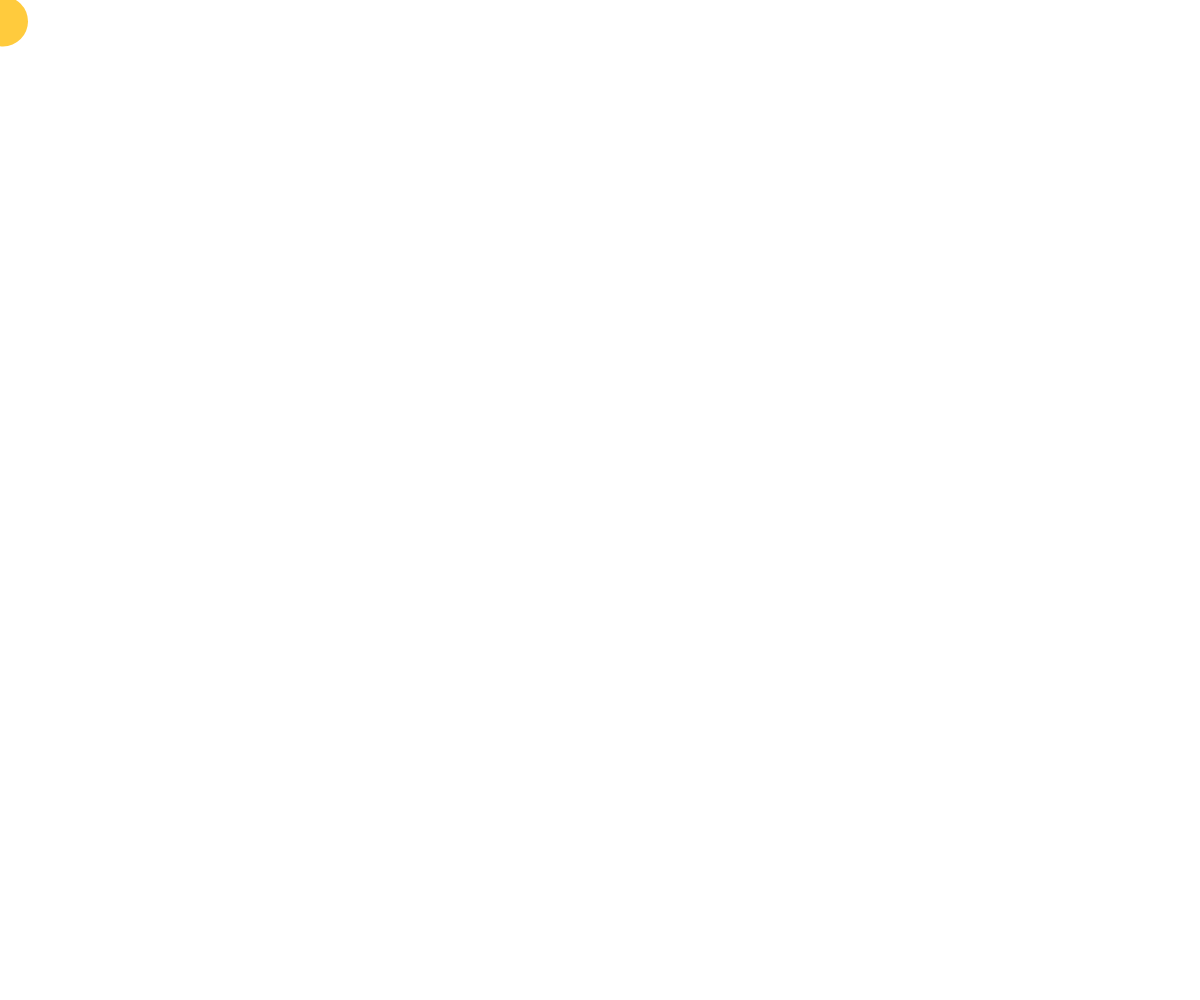
Frame 1 (no input)
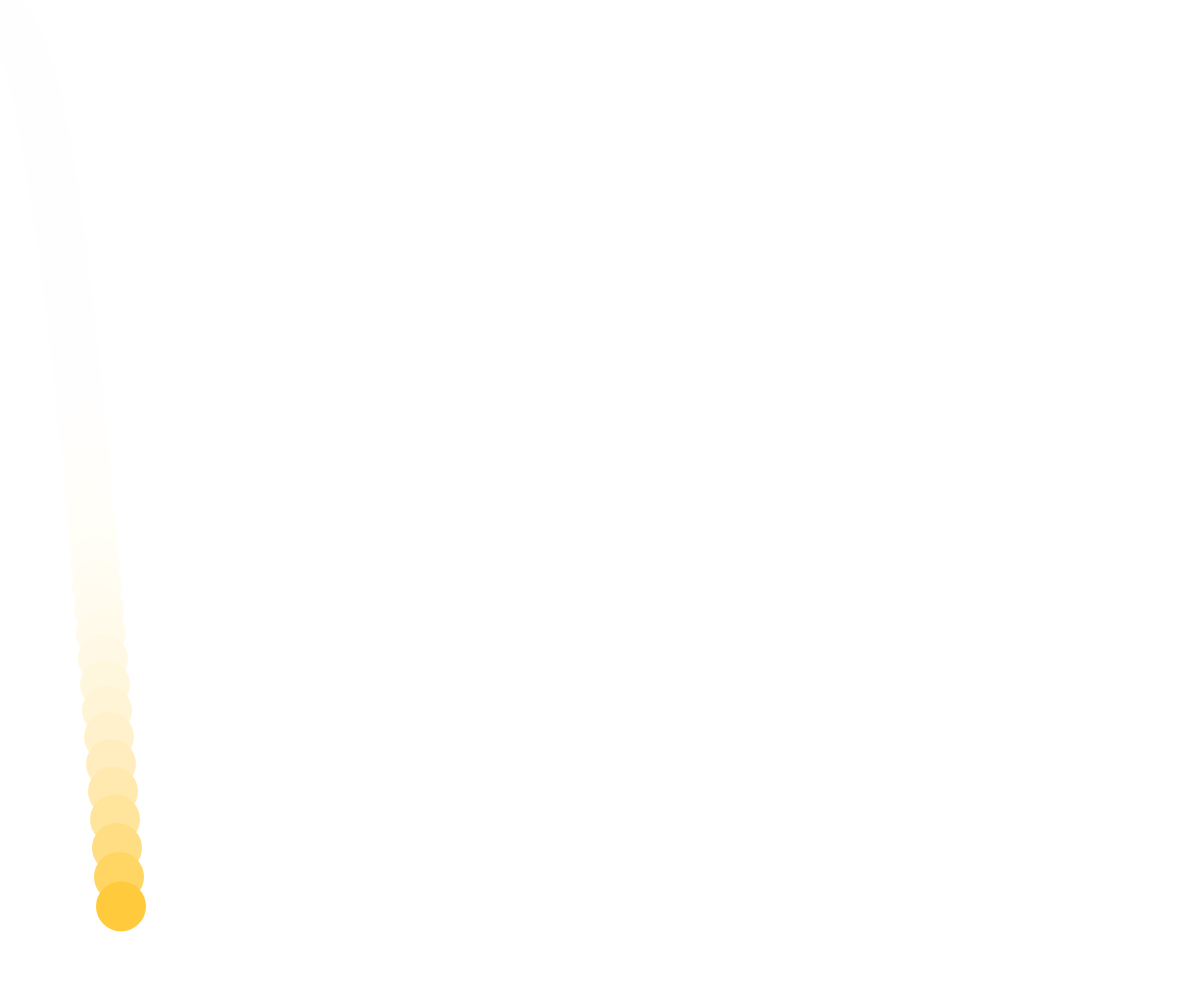
Frame 60 (no input)
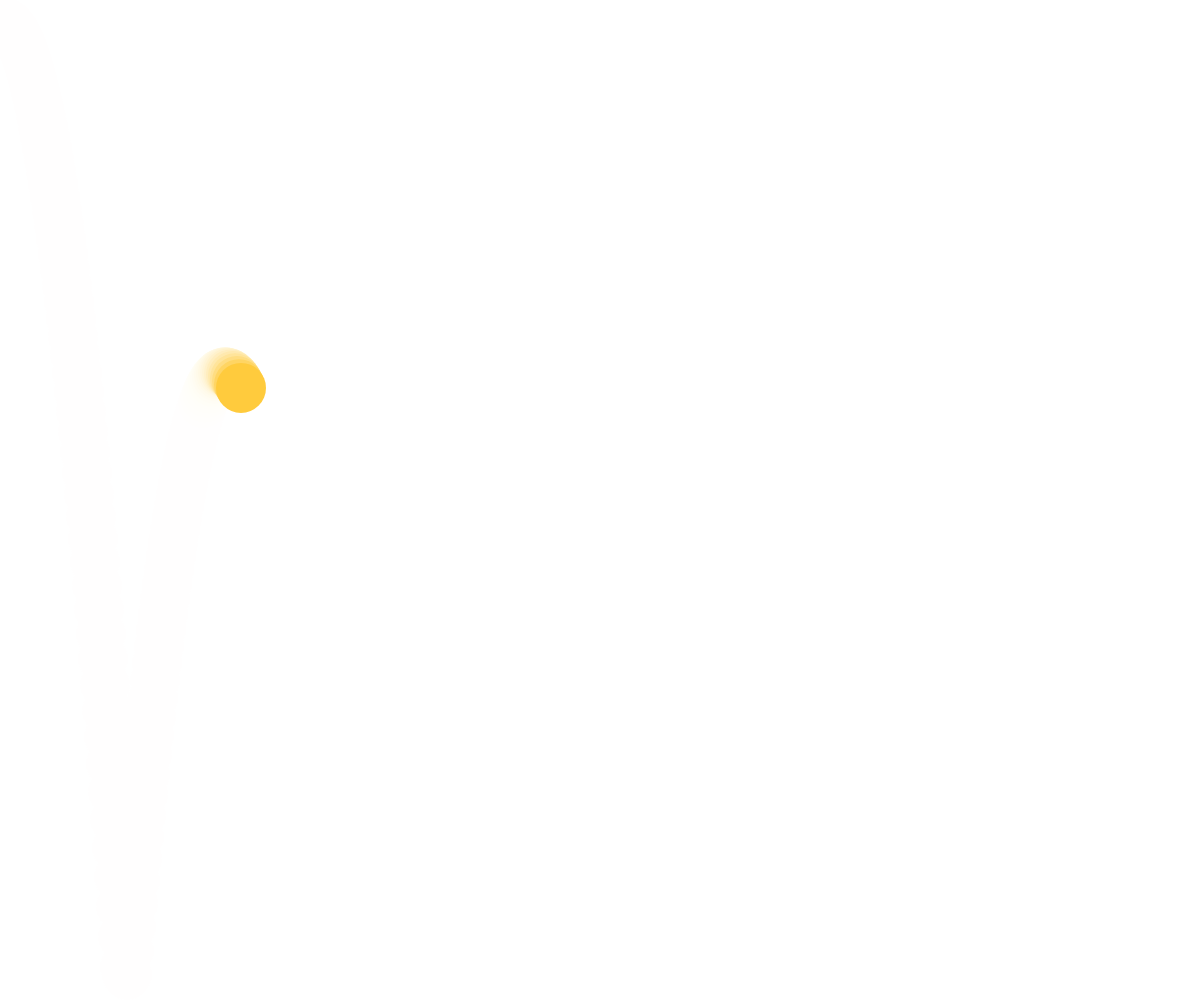
Frame 120 (the mouse pressed at the canvas centre since frame 60)

The p5.js sketch that drew these frames (run headless with seeded random() and noise() and a simulated clock; from frame 60 on, the mouse is pressed at the canvas centre):

// p5.js sketch
// ── sketch.js
let x, y; 
let size;
let bounce;

function setup() {
  createCanvas(windowWidth, windowHeight);

  size = 50
  x = 3
  y = random (30);
  yDir = 0;
  xDir=0
  
  noStroke();
  fill(255, 203, 61);
}

function draw() {
  background(255,50);//illusion of motion)
  
   ellipse(x, y, size);

  //balls goes down vertically
  yDir += 0.5;
  y += yDir;

  // ball hits the ground
  if (y >= height - size / 2) {
    y = height - size / 2; // ball stays in the page
    yDir *= -0.8; // reduce speed
    ;
  }


  // if not bouncing, bounce randomly
  if (bounce) {
    if (random(5) < 0.01) { 
      ySpeed = 3; 
    }
  }

  // ball moves horizontally
  x += 2; 
  if (x > width + size / 2) {
    x = -size / 2; // ball comes the screen from the other side
  }
}
